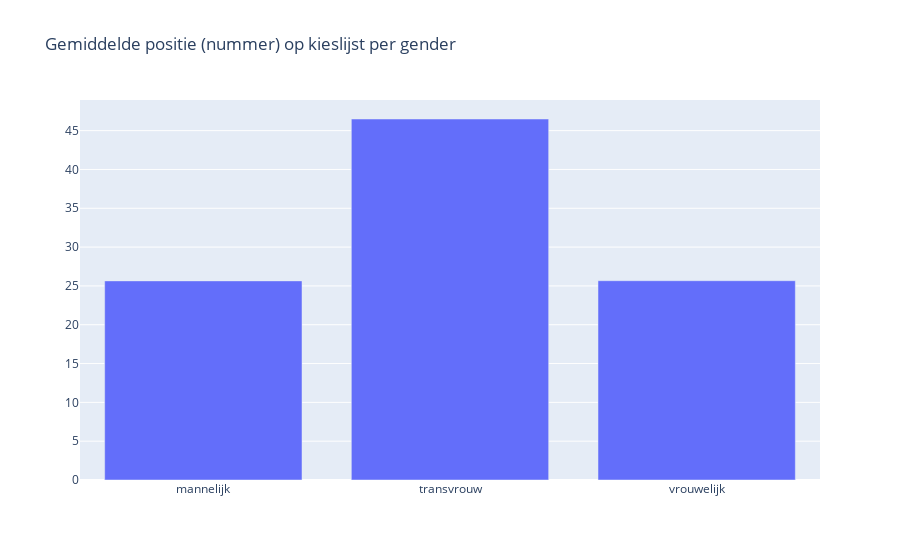

Source (notebook cell):
### Markdown cell above
# Figuur 3: gemiddelde leeftijd per partij
In bovenstaande figuur is de gemiddelde leeftijd per partij weergeven. Voor de rechter drie partijen is geen data via Wikidata beschikbaar over de leeftijd van de verkiesbaren. De verkiesbaren van de VVD hebben gemiddeld de laagste leeftijd.

### Code cell
listno_gender_df = (member_df[['genderLabel.value', 'listno.value']]).groupby(['genderLabel.value',]).mean()
fig4 = go.Figure([go.Bar(x=listno_gender_df.index.tolist(), y = listno_gender_df['listno.value'])], layout=go.Layout(title='Gemiddelde positie (nummer) op kieslijst per gender'))
fig4.show()

### Figure 1 — Plotly figure (JSON) as saved in the notebook; plotly's stock layout.template omitted (floating-point values rounded to 4 significant figures)
{"data": [{"type": "bar", "x": ["mannelijk", "transvrouw", "vrouwelijk"], "y": [25.65, 46.5, 25.67]}], "layout": {"title": {"text": "Gemiddelde positie (nummer) op kieslijst per gender"}}}
